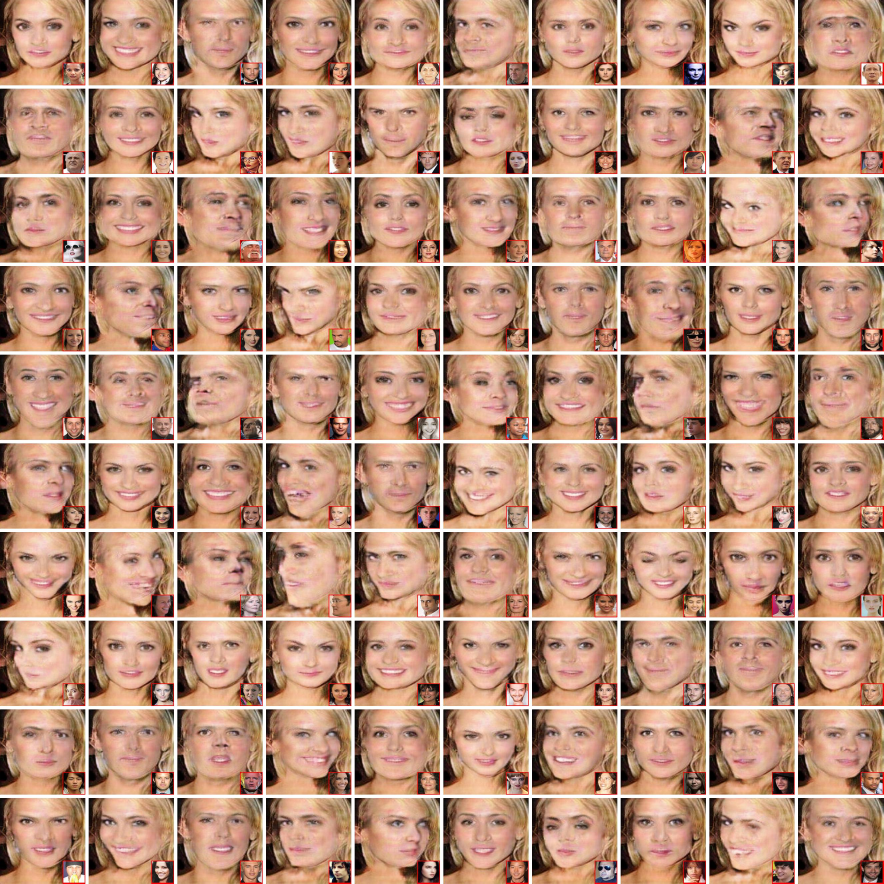
#> input picture demo.jpg, 2650 x 2650 px, given as the content of the folder ./data/celeba/celeba_land, which was not available (shown at 1/3 size)
$ python facial_normalized.py --img_path demo.jpg   (older library calls are emulated)
#> lines starting #> are read from the running program, lines starting #| are printed output that depends on the picture; pictures that were not available may be replaced by others from this repository, and a replacement may not be noted
import os
from PIL import Image
import glob
from pylab import *
import numpy as np
import argparse
def parse_args():
    desc = "facial normalized"
    parser = argparse.ArgumentParser(description=desc)
    parser.add_argument('--img_path', type=str, default='./data/celeba/celeba_images',required=True, help='')
    parser.add_argument('--pose_path', type=str, default='./data/celeba/celeba_land', help='path to save facial landmark')
    parser.add_argument('--merge_path', type=str, default='./data/celeba/celeba_merge', help='path to save merged images')
    parser.add_argument('--norm_path', type=str, default='./data/celeba/celeba_norm',help='path to save normed images')
    return parser.parse_args()
def main():
    args=parse_args()
    if args is None:
        exit()
    img_path=args.img_path
    pose_path=args.pose_path
    merge_path = args.merge_path
    norm_path = args.norm_path
    if not os.path.exists(merge_path):
        os.mkdir(merge_path)
    if not os.path.exists(norm_path):
        os.mkdir(norm_path)
    for files in glob.glob(os.path.join(pose_path,"*.jpg")):
        img=Image.open(files)
#> img is the input picture: PIL image 2650x2650 RGB; mean R, G, B 186.4, 144.2, 120.5
        width,height=img.size
#> width = 2650; height = 2650
        data=array(img)
        if min(width,height)<128 or (width*1.0/height)<0.8 or (width*1.0/height)>1.2 or np.max(data)<200:
            continue
        else:
            p,n=os.path.split(files)
            l=Image.open(os.path.join(img_path,n))
            l_r=l.resize((256,256),Image.ANTIALIAS)
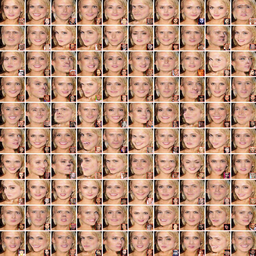
#> l_r: PIL image 256x256 RGB; mean R, G, B 186.4, 144.3, 120.6
            r_r=img.resize((256,256),Image.ANTIALIAS)
            target=Image.new("RGB",(512,256))
#> target: PIL image 512x256 RGB; every value is 0
            target.paste(l_r,(0,0,256,256))
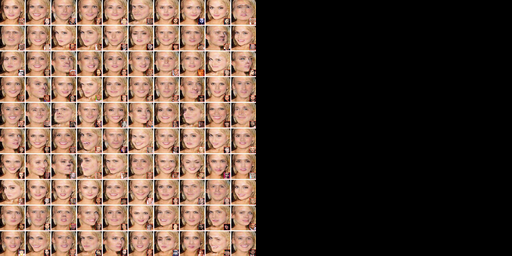
#> target: PIL image 512x256 RGB; mean R, G, B 93.2, 72.1, 60.3
            target.paste(r_r, (256, 0, 512, 256))
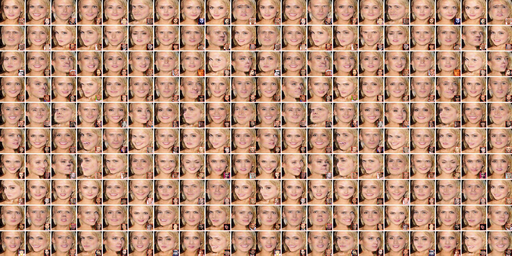
#> target: PIL image 512x256 RGB; mean R, G, B 186.4, 144.3, 120.6
            target.save(os.path.join(merge_path,n))

    for files in glob.glob(os.path.join(merge_path,"*.jpg")):
        img=Image.open(files)
        pose=img.crop((256,0,512,256))
        pose_gray=pose.convert("L")
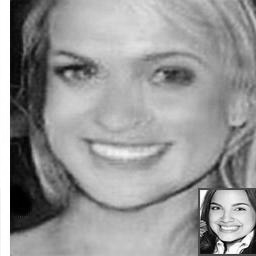
#> pose_gray: PIL image 256x256 L; min 0, max 255, mean 150.3
        pose_data=array(pose_gray)
        pose_data = np.where(pose_data >=127, pose_data, 0)
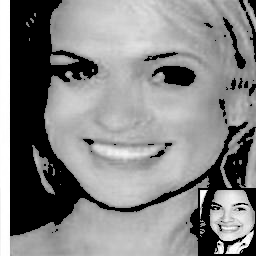
#> pose_data: shape (256, 256); min 0, max 255, mean 133.3

        column_index=np.argmax(pose_data,axis=0)
#> column_index = 256 values, max 255 at index 14, min 0 at index 1, mean 139.2
        column_index[:5]=0
        column_index[-5:] = 0
        column_min=np.where(column_index>0)[0][0]
#> column_min = 8
        column_max = np.where(column_index > 0)[-1][-1]
#> column_max = 250

        row_index=np.argmax(pose_data,axis=1)
#> row_index = 256 values, max 6 at index 97, min 0 at index 11, mean 1.82
        row_index[:5]=0
        row_index[-5:] = 0
        row_min=np.where(row_index>0)[0][0]
#> row_min = 5
        row_max = np.where(row_index > 0)[-1][-1]
#> row_max = 250

        mid_row=(row_min+row_max)//2
#> mid_row = 127
        mid_col = (column_min + column_max) // 2
#> mid_col = 129

        gap_height=(mid_row-row_min)*1.2
#> gap_height = 146.4
        gap_width=(mid_col-column_min)*1.2
#> gap_width = 145.2

        scale=gap_height*1.0/gap_width
#> scale = 1.01

        if scale<0.8:
            gap_height=gap_width*0.8
        else:
            gap_height=gap_width
#> gap_height = 145.2
        if scale>1.2:
            gap_height=gap_width*1.2
        else:
            gap_height = gap_width
        norm_row_min=mid_row-int(gap_height)
#> norm_row_min = -18
        norm_row_max=mid_row+int(gap_height)
#> norm_row_max = 272
        norm_col_min = mid_col - int(gap_width)
#> norm_col_min = -16
        norm_col_max = mid_col + int(gap_width)
#> norm_col_max = 274
        if norm_row_min<0:
            norm_row_min=0
        if norm_row_max>255:
            norm_row_max=255

        if norm_col_min<0:
            norm_col_min=0
        if norm_col_max>255:
            norm_col_max=255

        crop_pose=pose.crop((norm_col_min,norm_row_min,norm_col_max,norm_row_max))
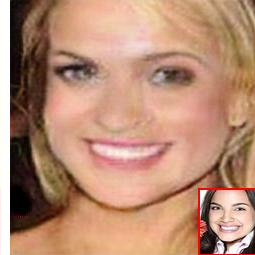
#> crop_pose: PIL image 255x255 RGB; mean R, G, B 183.9, 140.1, 115.9
        crop_img=img.crop((norm_col_min,norm_row_min,norm_col_max,norm_row_max))
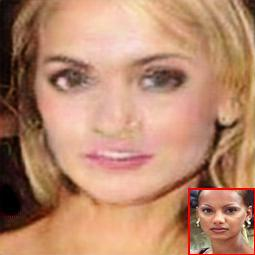
#> crop_img: PIL image 255x255 RGB; mean R, G, B 183.5, 135.8, 108.5
        crop_pose_resize=crop_pose.resize((256,256),Image.ANTIALIAS)
        crop_img_resize = crop_img.resize((256, 256), Image.ANTIALIAS)
        target=Image.new("RGB",(256,256))
#> target: PIL image 256x256 RGB; every value is 0
        target.paste(crop_img_resize,(0,0,256,256))
        p,n=os.path.split(files)
        target.save(os.path.join(norm_path,n))

if __name__ == '__main__':
    main()
